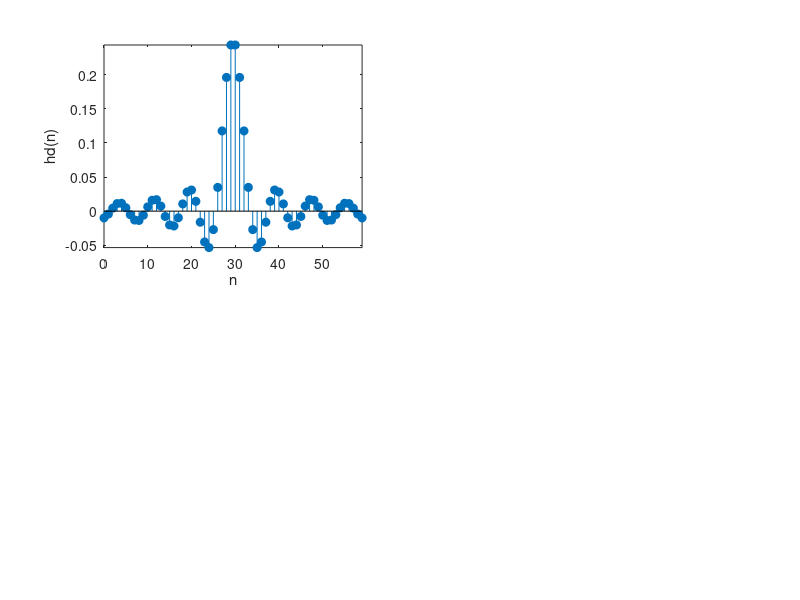

Recreate this plot in MATLAB. (Note: this script raises an error after producing the figure.)
%凯瑟窗
wp=0.2*pi; 
wst=0.3*pi;
tr_width=wst-wp;
As=50;
N=ceil((As-7.95)/(2.285*tr_width))+1;
beta = 0.1102*(As-8.7);
n = 0:N-1;
wc = (wp+wst)/2;
alpha = (N-1)/2;
hd = (wc/pi)*sinc((wc/pi)*(n-alpha));
w_kaiser = kaiser(N,beta)';
h = hd .* w_kaiser;
subplot(221);
stem(n,hd,'filled');
axis tight;
xlabel('n');
ylabel('hd(n)');
[Hr,w1] = zerophase(h);
subplot(222);
plot(w1/pi, Hr);
axis tight;
xlabel('\omega/\pi');
ylabel('H(\omega)');
subplot(223);
stem(n,h,'filled');
axis tight;
xlabel('n');
ylabel('h(n)');
[H,w] = freqz(h,1);
subplot(224);
plot(w/pi,20*log10(abs(H)/max(abs(H))));
xlabel('\omega/\pi'); 
ylabel('dB');
grid on;
